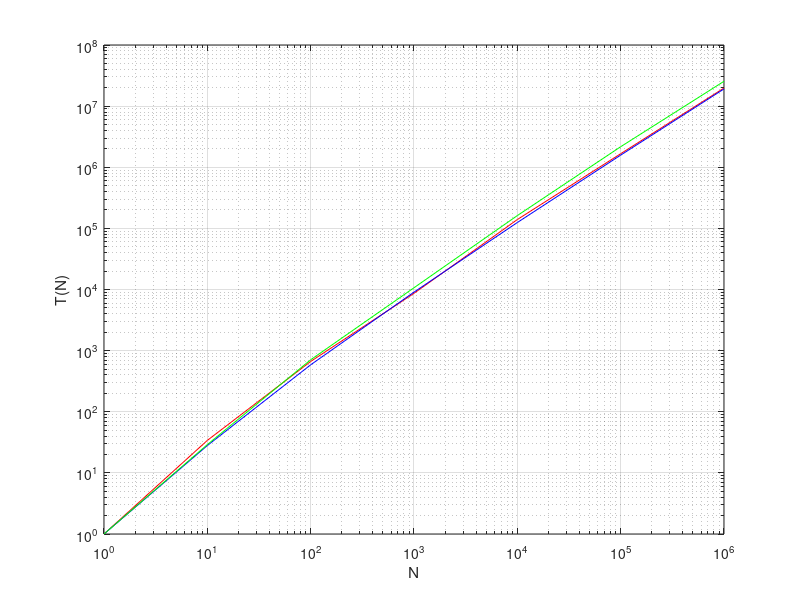

The MATLAB script that drew this image:

N = [1 10 100 1000 10000 100000 1000000];
avgFirst = [1 34 665 8661 139499 1664024 19767515];
avgMedian = [1 28 586 9059 124650 1578404 19109411];
avgRandom = [1 29 708 10685 161972 2166166 25485511];


%1 34 665 8661 139499 1664024 19767515 1 28 586 9059 124650 1578404 19109411 1 29 708 10685 161972 2166166 25485511 
%2 29 804 11993 165195 2200842 25136920 2 37 641 9872 131916 1652351 19848621 2 35 744 14659 165331 2144774 25999129 

bestMedian = [1 25 543 8498 119535 1534481 18475732];

worstFirst = [1 54 5049 500499 50004999 5000049999 500000499999];

%bestCase = [0 33 664 9965 132877 1660964 19931568];
%worstCase = [1 100 10000 1000000 100000000 10000000000 1000000000000 ];

%loglog(N, bestMedian)
%grid on;
%xlabel('N');
%ylabel('T(N)');
%text(10000,119535,'\leftarrow 3-Median Best Case');

%loglog(N, worstFirst)
%grid on;
%xlabel('N');
%ylabel('T(N)');
%text(10000,50004999,'\leftarrow First Element Worst Case');

loglog(N, avgFirst,'color','r'); hold on;
grid on;
loglog(N, avgMedian,'color','b'); hold on;
loglog(N, avgRandom,'color','g'); hold on;
xlabel('N');
ylabel('T(N)');